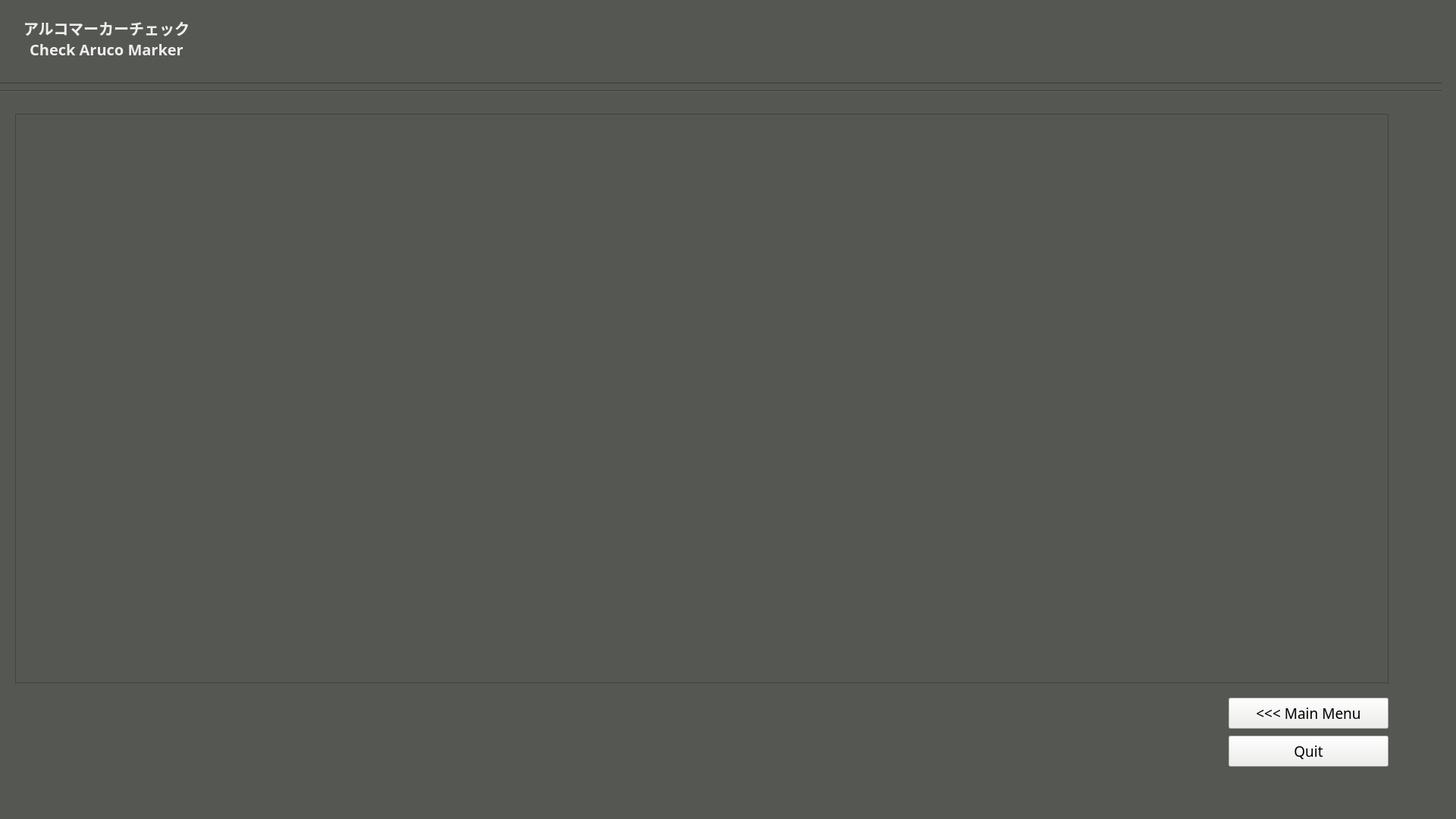
<?xml version="1.0" encoding="UTF-8"?>
<ui version="4.0">
 <class>checkarucoWindow</class>
 <widget class="QMainWindow" name="checkarucoWindow">
  <property name="enabled">
   <bool>true</bool>
  </property>
  <property name="geometry">
   <rect>
    <x>0</x>
    <y>0</y>
    <width>1920</width>
    <height>1080</height>
   </rect>
  </property>
  <property name="windowTitle">
   <string>MainWindow</string>
  </property>
  <property name="styleSheet">
   <string notr="true">background-color: rgb(85, 87, 83);</string>
  </property>
  <widget class="QWidget" name="checkcharucoWidget">
   <property name="enabled">
    <bool>true</bool>
   </property>
   <widget class="Line" name="line_1">
    <property name="geometry">
     <rect>
      <x>0</x>
      <y>100</y>
      <width>1901</width>
      <height>20</height>
     </rect>
    </property>
    <property name="orientation">
     <enum>Qt::Horizontal</enum>
    </property>
   </widget>
   <widget class="Line" name="line_2">
    <property name="geometry">
     <rect>
      <x>0</x>
      <y>110</y>
      <width>1901</width>
      <height>20</height>
     </rect>
    </property>
    <property name="orientation">
     <enum>Qt::Horizontal</enum>
    </property>
   </widget>
   <widget class="QLabel" name="label_2">
    <property name="geometry">
     <rect>
      <x>20</x>
      <y>10</y>
      <width>241</width>
      <height>81</height>
     </rect>
    </property>
    <property name="font">
     <font>
      <family>Ubuntu Mono</family>
      <pointsize>15</pointsize>
      <weight>75</weight>
      <bold>true</bold>
     </font>
    </property>
    <property name="styleSheet">
     <string notr="true">color: rgb(238, 238, 236);</string>
    </property>
    <property name="text">
     <string>アルコマーカーチェック
Check Aruco Marker</string>
    </property>
    <property name="alignment">
     <set>Qt::AlignCenter</set>
    </property>
   </widget>
   <widget class="QFrame" name="frame">
    <property name="geometry">
     <rect>
      <x>20</x>
      <y>150</y>
      <width>1811</width>
      <height>751</height>
     </rect>
    </property>
    <property name="frameShape">
     <enum>QFrame::StyledPanel</enum>
    </property>
    <property name="frameShadow">
     <enum>QFrame::Raised</enum>
    </property>
   </widget>
   <widget class="QPushButton" name="mainmenubutton">
    <property name="geometry">
     <rect>
      <x>1620</x>
      <y>920</y>
      <width>211</width>
      <height>41</height>
     </rect>
    </property>
    <property name="font">
     <font>
      <family>Ubuntu Mono</family>
      <pointsize>14</pointsize>
     </font>
    </property>
    <property name="styleSheet">
     <string notr="true">background-color: rgb(238, 238, 236);</string>
    </property>
    <property name="text">
     <string>&lt;&lt;&lt; Main Menu</string>
    </property>
   </widget>
   <widget class="QPushButton" name="quitbutton">
    <property name="geometry">
     <rect>
      <x>1620</x>
      <y>970</y>
      <width>211</width>
      <height>41</height>
     </rect>
    </property>
    <property name="font">
     <font>
      <family>Ubuntu Mono</family>
      <pointsize>14</pointsize>
     </font>
    </property>
    <property name="styleSheet">
     <string notr="true">background-color: rgb(238, 238, 236);</string>
    </property>
    <property name="text">
     <string>Quit</string>
    </property>
   </widget>
  </widget>
  <widget class="QMenuBar" name="menubar">
   <property name="geometry">
    <rect>
     <x>0</x>
     <y>0</y>
     <width>1920</width>
     <height>22</height>
    </rect>
   </property>
  </widget>
  <widget class="QStatusBar" name="statusbar"/>
 </widget>
 <resources/>
 <connections/>
</ui>
